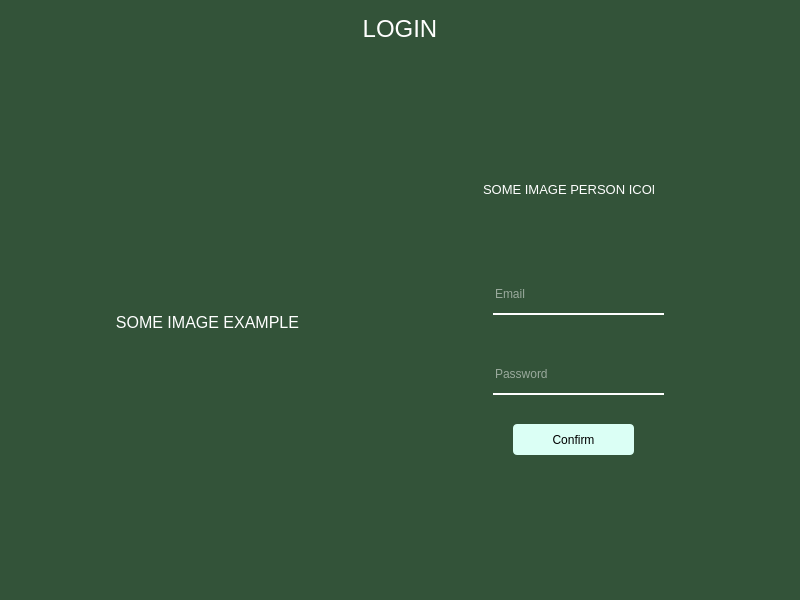
<?xml version="1.0" encoding="UTF-8"?>
<ui version="4.0">
 <class>LoginDialog</class>
 <widget class="QMainWindow" name="LoginDialog">
  <property name="geometry">
   <rect>
    <x>0</x>
    <y>0</y>
    <width>800</width>
    <height>600</height>
   </rect>
  </property>
  <property name="windowTitle">
   <string>MainWindow</string>
  </property>
  <property name="styleSheet">
   <string notr="true">background-color: rgb(51, 83, 57);
border: none;</string>
  </property>
  <widget class="QWidget" name="centralwidget">
   <layout class="QVBoxLayout" name="verticalLayout">
    <item>
     <widget class="QLabel" name="label">
      <property name="maximumSize">
       <size>
        <width>16777215</width>
        <height>40</height>
       </size>
      </property>
      <property name="text">
       <string>&lt;html&gt;&lt;head/&gt;&lt;body&gt;&lt;p align=&quot;center&quot;&gt;&lt;span style=&quot; font-size:18pt; color:#ffffff;&quot;&gt;LOGIN&lt;/span&gt;&lt;/p&gt;&lt;/body&gt;&lt;/html&gt;</string>
      </property>
     </widget>
    </item>
    <item>
     <widget class="QFrame" name="frame">
      <property name="frameShape">
       <enum>QFrame::StyledPanel</enum>
      </property>
      <property name="frameShadow">
       <enum>QFrame::Raised</enum>
      </property>
      <layout class="QHBoxLayout" name="horizontalLayout">
       <item>
        <widget class="QFrame" name="frame_2">
         <property name="frameShape">
          <enum>QFrame::StyledPanel</enum>
         </property>
         <property name="frameShadow">
          <enum>QFrame::Raised</enum>
         </property>
         <layout class="QVBoxLayout" name="verticalLayout_2">
          <item>
           <widget class="QLabel" name="label_2">
            <property name="text">
             <string>&lt;html&gt;&lt;head/&gt;&lt;body&gt;&lt;p align=&quot;center&quot;&gt;&lt;span style=&quot; font-size:12pt; color:#ffffff;&quot;&gt;SOME IMAGE EXAMPLE&lt;/span&gt;&lt;/p&gt;&lt;/body&gt;&lt;/html&gt;</string>
            </property>
           </widget>
          </item>
         </layout>
        </widget>
       </item>
       <item>
        <widget class="QFrame" name="frame_3">
         <property name="frameShape">
          <enum>QFrame::StyledPanel</enum>
         </property>
         <property name="frameShadow">
          <enum>QFrame::Raised</enum>
         </property>
         <widget class="QLineEdit" name="lineEdit">
          <property name="geometry">
           <rect>
            <x>90</x>
            <y>210</y>
            <width>171</width>
            <height>41</height>
           </rect>
          </property>
          <property name="styleSheet">
           <string notr="true">color: rgb(255, 255, 255);
border-bottom: 2px solid rgb(255, 255, 255);</string>
          </property>
          <property name="placeholderText">
           <string>Email</string>
          </property>
         </widget>
         <widget class="QLineEdit" name="lineEdit_3">
          <property name="geometry">
           <rect>
            <x>90</x>
            <y>290</y>
            <width>171</width>
            <height>41</height>
           </rect>
          </property>
          <property name="styleSheet">
           <string notr="true">color: rgb(255, 255, 255);
border-bottom: 2px solid rgb(255, 255, 255);</string>
          </property>
          <property name="placeholderText">
           <string>Password</string>
          </property>
         </widget>
         <widget class="QLabel" name="label_3">
          <property name="geometry">
           <rect>
            <x>80</x>
            <y>100</y>
            <width>171</width>
            <height>51</height>
           </rect>
          </property>
          <property name="text">
           <string>&lt;html&gt;&lt;head/&gt;&lt;body&gt;&lt;p align=&quot;center&quot;&gt;&lt;span style=&quot; font-size:10pt; color:#ffffff;&quot;&gt;SOME IMAGE PERSON ICON&lt;/span&gt;&lt;/p&gt;&lt;/body&gt;&lt;/html&gt;</string>
          </property>
         </widget>
         <widget class="QPushButton" name="pushButton">
          <property name="geometry">
           <rect>
            <x>110</x>
            <y>360</y>
            <width>121</width>
            <height>31</height>
           </rect>
          </property>
          <property name="styleSheet">
           <string notr="true">border-radius: 4px;
background-color: rgb(219, 255, 245);</string>
          </property>
          <property name="text">
           <string>Confirm</string>
          </property>
         </widget>
        </widget>
       </item>
      </layout>
     </widget>
    </item>
   </layout>
  </widget>
 </widget>
 <resources/>
 <connections/>
</ui>
